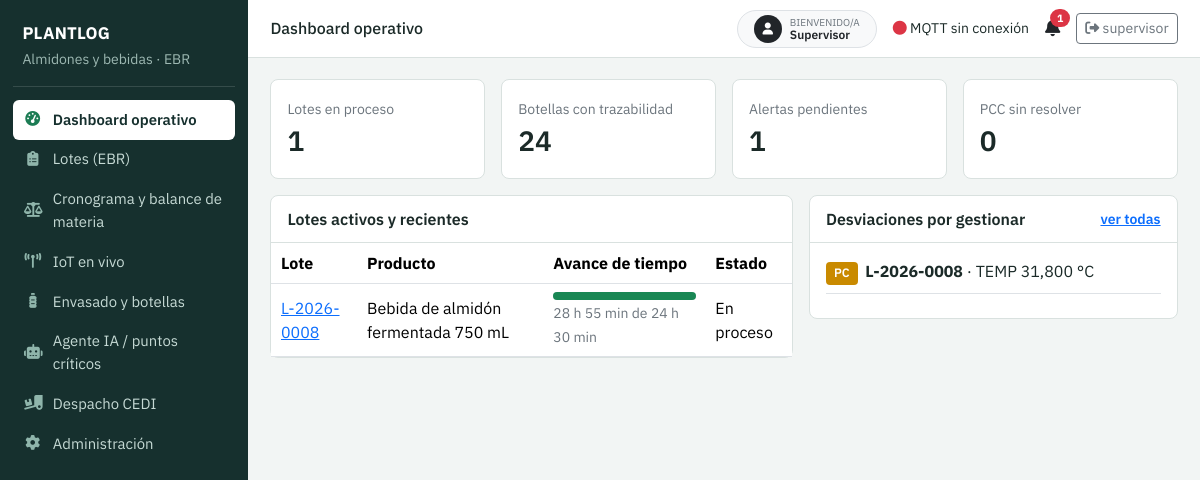
The app's page / (signed in) with its own data.
### mes/models.py (models this page shows, shortened)
class Lote(models.Model):
    ESTADOS = [("PLANIFICADO", "Planificado"), ("EN_PROCESO", "En proceso"), ("ENVASADO", "Envasado"),
               ("FINALIZADO", "Finalizado"), ("DETENIDO", "Detenido")]
    codigo = models.CharField("Código de lote", max_length=40, unique=True)
    orden = models.ForeignKey(OrdenProduccion, on_delete=models.PROTECT, related_name="lotes")
    receta = models.ForeignKey(RecetaProceso, on_delete=models.PROTECT, related_name="lotes")
    fecha_inicio = models.DateTimeField("Fecha y minuto de inicio", default=timezone.now)
    fecha_fin = models.DateTimeField(null=True, blank=True)
    estado = models.CharField(max_length=12, choices=ESTADOS, default="EN_PROCESO")
    class Meta:
        ordering = ["-fecha_inicio"]
        verbose_name, verbose_name_plural = "Lote (EBR)", "Lotes (EBR)"
    @property
    def duracion_real_min(self):
        fin = self.fecha_fin or timezone.now()
        return max(int((fin - self.fecha_inicio).total_seconds() // 60), 0)
    @property
    def duracion_estimada_min(self):
        return self.receta.duracion_estimada_min()
    @property
    def avance_tiempo_pct(self):
        est = self.duracion_estimada_min
        return min(round(self.duracion_real_min / est * 100), 100) if est else 0

class RecetaProceso(models.Model):
    UNIDADES = [("kg", "kg"), ("L", "L")]
    codigo = models.CharField("Código", max_length=40, unique=True, help_text="Ej. ALM-BEB-REC-01-04")
    nombre = models.CharField(max_length=160)
    producto_final = models.CharField(max_length=160)
    tamano_corrida_base = models.DecimalField("Tamaño de corrida base", max_digits=10, decimal_places=2)
    unidad_medida = models.CharField(max_length=3, choices=UNIDADES, default="kg")
    rendimiento_teorico_pct = models.DecimalField("Rendimiento teórico global (%)", max_digits=5, decimal_places=2, default=100)
    class Meta:
        verbose_name, verbose_name_plural = "Receta de proceso", "Recetas de proceso"
    def duracion_estimada_min(self):
        return sum(e.tiempo_total_min for e in self.etapas.all())

class EtapaReceta(models.Model):
    OPERACION, INSPECCION, DEMORA = "OP", "INS", "DEM"
    TIPOS = [(OPERACION, "Operación"), (INSPECCION, "Inspección"), (DEMORA, "Espera / Demora")]  # ASME Y15.3
    receta = models.ForeignKey(RecetaProceso, on_delete=models.CASCADE, related_name="etapas")
    numero = models.PositiveSmallIntegerField("N° de etapa")
    nombre = models.CharField(max_length=160)
    tipo = models.CharField(max_length=3, choices=TIPOS, default=OPERACION)
    equipo = models.ForeignKey(Equipo, null=True, blank=True, on_delete=models.SET_NULL)
    tiempo_trabajo_min = models.PositiveIntegerField("Tiempo de trabajo (min)", default=0)
    tiempo_espera_min = models.PositiveIntegerField("Tiempo de espera (min)", default=0)
    personas_requeridas = models.PositiveSmallIntegerField(default=1)
    rendimiento_esperado_pct = models.DecimalField("Rendimiento esperado (%)", max_digits=5, decimal_places=2, default=100)
    es_pc = models.BooleanField("Punto de Control (PC)", default=False)
    es_pcc = models.BooleanField("Punto Crítico de Control (PCC)", default=False)
    codigo_control = models.CharField("Código PC/PCC", max_length=10, blank=True, help_text="Ej. PC-1, PCC-1")
    especificacion_critica = models.TextField("Especificación crítica / límites", blank=True)
    class Meta:
        ordering = ["receta", "numero"]
        unique_together = [("receta", "numero")]
        verbose_name, verbose_name_plural = "Etapa de receta", "Etapas de receta"
    @property
    def tiempo_total_min(self):
        return self.tiempo_trabajo_min + self.tiempo_espera_min

class AlertaAgenteIA(models.Model):
    ESTADOS = [("PENDIENTE", "Pendiente"), ("APROBADO", "Aprobado"), ("RECHAZADO", "Rechazado")]
    lote = models.ForeignKey(Lote, on_delete=models.CASCADE, related_name="alertas")
    etapa = models.ForeignKey(EtapaReceta, null=True, on_delete=models.SET_NULL)
    variable = models.ForeignKey(Variable, on_delete=models.PROTECT)
    lectura = models.ForeignKey(LecturaProceso, on_delete=models.CASCADE, related_name="alertas")
    tipo_control = models.CharField(max_length=3, choices=LimiteControl.TIPOS, default="PC")
    sentido = models.CharField(max_length=5, blank=True)  # ALTO / BAJO
    explicacion_causa = models.TextField()
    accion_propuesta = models.TextField()
    estado = models.CharField(max_length=10, choices=ESTADOS, default="PENDIENTE", db_index=True)
    auditado_por = models.ForeignKey(settings.AUTH_USER_MODEL, null=True, blank=True, on_delete=models.SET_NULL)
    fecha_aprobacion = models.DateTimeField(null=True, blank=True)
    creada = models.DateTimeField(auto_now_add=True)
    class Meta:
        ordering = ["-creada"]
        verbose_name, verbose_name_plural = "Alerta del agente IA", "Alertas del agente IA"

class Variable(models.Model):
    codigo = models.CharField(max_length=10, unique=True, help_text="TEMP, PH, BRIX, PRESION")
    nombre = models.CharField(max_length=80)
    unidad = models.CharField(max_length=15)

class LecturaProceso(models.Model):
    ORIGENES = [("ESP32", "Sensor ESP32"), ("MANUAL", "Manual")]
    lote = models.ForeignKey(Lote, on_delete=models.CASCADE, related_name="lecturas")
    etapa = models.ForeignKey(EtapaReceta, null=True, blank=True, on_delete=models.SET_NULL)
    variable = models.ForeignKey(Variable, on_delete=models.PROTECT)
    tanque = models.ForeignKey(Tanque, null=True, blank=True, on_delete=models.SET_NULL)
    valor_medido = models.DecimalField(max_digits=10, decimal_places=3)
    timestamp = models.DateTimeField(default=timezone.now, db_index=True)
    origen = models.CharField(max_length=6, choices=ORIGENES, default="ESP32")
    class Meta:
        ordering = ["timestamp"]
        indexes = [models.Index(fields=["lote", "variable", "timestamp"])]

### mes/views.py (the view)
# urls.py: path("", views.dashboard, name="dashboard"),
@login_required
def dashboard(request):
    lotes = Lote.objects.select_related("receta").exclude(estado="FINALIZADO")[:8]
    return render(request, "mes/dashboard.html", {
        "lotes": lotes,
        "n_lotes_activos": Lote.objects.filter(estado="EN_PROCESO").count(),
        "n_botellas": Botella.objects.count(),
        "n_alertas_pcc": AlertaAgenteIA.objects.filter(estado="PENDIENTE", tipo_control="PCC").count(),
        "alertas": AlertaAgenteIA.objects.select_related("lote", "variable").filter(estado="PENDIENTE")[:5],
    })

### mes/context_processors.py (called while the page is built)
def _broker_activo():
    ok = cache.get("mqtt_ok")
    if ok is None:
        try:
            with socket.create_connection((settings.MQTT_BROKER_HOST, settings.MQTT_BROKER_PORT), timeout=0.25):
                ok = True
        except OSError:
            ok = False
        cache.set("mqtt_ok", ok, 15)
    return ok

def estado_global(request):
    if not request.user.is_authenticated:
        return {}
    from .models import AlertaAgenteIA
    return {
        "alertas_pendientes": AlertaAgenteIA.objects.filter(estado="PENDIENTE").count(),
        "mqtt_activo": _broker_activo(),
        "mqtt_host": f"{settings.MQTT_BROKER_HOST}:{settings.MQTT_BROKER_PORT}",
    }

### mes/templatetags/mes_extras.py (called while the page is built)
@register.filter
def hm(minutos):
    try:
        m = int(round(float(minutos)))
    except (TypeError, ValueError):
        return "—"
    return f"{m // 60} h {m % 60:02d} min"

### templates/mes/dashboard.html
{% extends "base.html" %}{% load mes_extras %}
{% block title %}Dashboard{% endblock %}{% block header %}Dashboard operativo{% endblock %}
{% block content %}
<div class="row g-3 mb-3">
  <div class="col-6 col-lg-3"><div class="card-ebr bd p-3"><small class="text-secondary">Lotes en proceso</small><div class="fs-3 fw-semibold">{{ n_lotes_activos }}</div></div></div>
  <div class="col-6 col-lg-3"><div class="card-ebr bd p-3"><small class="text-secondary">Botellas con trazabilidad</small><div class="fs-3 fw-semibold">{{ n_botellas }}</div></div></div>
  <div class="col-6 col-lg-3"><div class="card-ebr bd p-3"><small class="text-secondary">Alertas pendientes</small><div class="fs-3 fw-semibold">{{ alertas_pendientes|default:0 }}</div></div></div>
  <div class="col-6 col-lg-3"><div class="card-ebr bd p-3"><small class="text-secondary">PCC sin resolver</small><div class="fs-3 fw-semibold {% if n_alertas_pcc %}text-danger{% endif %}">{{ n_alertas_pcc }}</div></div></div>
</div>
<div class="row g-3">
  <div class="col-lg-7"><div class="card-ebr"><div class="hd">Lotes activos y recientes</div>
    <table class="table table-sm mb-0"><thead><tr><th>Lote</th><th>Producto</th><th>Avance de tiempo</th><th>Estado</th></tr></thead><tbody>
    {% for l in lotes %}<tr><td><a href="{% url 'mes:lote_control' l.codigo %}">{{ l.codigo }}</a></td><td>{{ l.receta.producto_final }}</td>
      <td style="min-width:140px"><div class="progress" style="height:8px"><div class="progress-bar bg-success" style="width:{{ l.avance_tiempo_pct }}%"></div></div>
        <small class="text-secondary">{{ l.duracion_real_min|hm }} de {{ l.duracion_estimada_min|hm }}</small></td>
      <td>{{ l.get_estado_display }}</td></tr>
    {% empty %}<tr><td colspan="4" class="text-center text-secondary py-4">No hay lotes. Cargue datos con <code>seed_demo</code> o cree uno en Administración.</td></tr>{% endfor %}
    </tbody></table></div></div>
  <div class="col-lg-5"><div class="card-ebr"><div class="hd">Desviaciones por gestionar <a href="{% url 'mes:alertas' %}" class="small">ver todas</a></div>
    <div class="bd">{% for a in alertas %}<div class="mb-2 pb-2 border-bottom"><span class="tag {% if a.tipo_control == 'PCC' %}pcc{% else %}pc{% endif %}">{{ a.tipo_control }}</span>
      <b class="ms-1">{{ a.lote.codigo }}</b> · {{ a.variable.codigo }} {{ a.lectura.valor_medido }} {{ a.variable.unidad }}</div>
    {% empty %}<p class="text-secondary mb-0">Sin desviaciones pendientes.</p>{% endfor %}</div></div></div>
</div>
{% endblock %}

### templates/base.html (shortened to what this page needs)
{% load static %}<!doctype html>
<html lang="es"><head>
<link href="https://cdn.jsdelivr.net/npm/bootstrap@5.3.3/dist/css/bootstrap.min.css" rel="stylesheet">
<link href="https://cdnjs.cloudflare.com/ajax/libs/font-awesome/6.5.2/css/all.min.css" rel="stylesheet">
<link href="{% static 'mes/css/mes.css' %}" rel="stylesheet">
</head><body>
{% with rn=request.resolver_match.url_name dest=request.GET.destino %}
<div class="app">
  <nav class="side" aria-label="Navegación principal">
    <div class="brand"><b>PLANTLOG</b><small>Almidones y bebidas · EBR</small></div>
    <a href="{% url 'mes:dashboard' %}" class="{% if rn == 'dashboard' %}on{% endif %}"><i class="fa-solid fa-gauge-high"></i>Dashboard operativo</a>
    <a href="{% url 'mes:lotes' %}?destino=control" class="{% if rn == 'lote_control' or dest == 'control' %}on{% endif %}"><i class="fa-solid fa-clipboard-list"></i>Lotes (EBR)</a>
    <a href="{% url 'mes:lotes' %}?destino=balance" class="{% if rn == 'balance' or dest == 'balance' %}on{% endif %}"><i class="fa-solid fa-scale-balanced"></i>Cronograma y balance de materia</a>
    <a href="{% url 'mes:lotes' %}?destino=iot" class="{% if dest == 'iot' %}on{% endif %}"><i class="fa-solid fa-tower-broadcast"></i>IoT en vivo</a>
    <a href="{% url 'mes:lotes' %}?destino=envasado" class="{% if rn == 'envasado' or dest == 'envasado' %}on{% endif %}"><i class="fa-solid fa-bottle-water"></i>Envasado y botellas</a>
    <a href="{% url 'mes:alertas' %}" class="{% if rn == 'alertas' %}on{% endif %}"><i class="fa-solid fa-robot"></i>Agente IA / puntos críticos</a>
    <a href="{% url 'mes:cedi' %}" class="{% if rn == 'cedi' %}on{% endif %}"><i class="fa-solid fa-truck-ramp-box"></i>Despacho CEDI</a>
    {% if user.is_staff %}<a href="{% url 'admin:index' %}"><i class="fa-solid fa-gear"></i>Administración</a>{% endif %}
  </nav>
  <div>
    <header class="topbar">
      <h1 class="h6 m-0">{% block header %}Planta piloto UPEC{% endblock %}</h1>
      <div class="d-flex align-items-center gap-3 small">
<div class="d-flex align-items-center gap-2 px-3 py-1 bg-light rounded-pill border">
    <div class="rounded-circle bg-dark text-white d-flex align-items-center justify-content-center" style="width: 28px; height: 28px; font-size: 12px;">
        <i class="fas fa-user"></i>
    </div>
    <div class="d-flex flex-column" style="line-height: 1.1;">
        <span style="font-size: 10px; color: #6c757d; text-transform: uppercase;">Bienvenido/a</span>
        <span style="font-size: 12px; font-weight: 600; color: #212529;">{% if user.is_authenticated %}{{ user.first_name|default:user.username|title }}{% else %}Invitado{% endif %}</span>
    </div>
</div>
        <span title="Broker MQTT {{ mqtt_host }}"><i class="fa-solid fa-circle {% if mqtt_activo %}text-success{% else %}text-danger{% endif %}"></i>
          MQTT {% if mqtt_activo %}conectado{% else %}sin conexión{% endif %}</span>
        <a href="{% url 'mes:alertas' %}" class="text-decoration-none position-relative text-dark" aria-label="Alertas pendientes">
          <span id="badge-alertas" class="badge rounded-pill bg-danger position-absolute top-0 start-100 translate-middle {% if not alertas_pendientes %}d-none{% endif %}">{{ alertas_pendientes|default:0 }}</span>
        </a>
        <form method="post" action="{% url 'logout' %}" class="m-0">{% csrf_token %}
          <button class="btn btn-sm btn-outline-secondary"><i class="fa-solid fa-right-from-bracket"></i> {{ user.username }}</button></form>
      </div>
    </header>
    <main class="main">
      {% block content %}{% endblock %}
    </main>
  </div>
</div>
{% endwith %}
</body></html>

### mes/static/mes/css/mes.css (style rules this page uses)
:root { --ink:#16302e;--ink-2:#21443f;--paper:#f2f5f4;--card:#fff;--line:#d9e1df;--leaf:#1c7c54;--pc:#c98a00;--pcc:#b3261e;--mute:#5d706e;--blue:#2b6a8f }
body { font-family:"IBM Plex Sans",system-ui,-apple-system,"Segoe UI",sans-serif;background:var(--paper);color:#1b2a28;font-variant-numeric:tabular-nums }
.app { display:grid;grid-template-columns:248px 1fr;min-height:100vh }
.side { background:var(--ink);color:#d3e2de;padding:1.1rem .8rem;position:sticky;top:0;height:100vh;overflow:auto }
.side .brand { padding:.2rem .6rem 1rem;border-bottom:1px solid #ffffff22;margin-bottom:.8rem }
.side .brand b { display:block;font-size:1.05rem;color:#fff;letter-spacing:.2px }
.side .brand small { color:#9db8b2 }
.side a { display:flex;gap:.7rem;align-items:center;color:#c5d9d4;text-decoration:none;padding:.55rem .7rem;border-radius:6px;font-size:.93rem }
.side a i { width:1.1rem;text-align:center;color:#8fb5ab }
.side a.on { background:#fff;color:var(--ink);font-weight:600 }
.side a.on i { color:var(--leaf) }
.topbar { display:flex;gap:1rem;align-items:center;justify-content:space-between;background:#fff;border-bottom:1px solid var(--line);padding:.6rem 1.4rem;position:sticky;top:0;z-index:20 }
.main { padding:1.3rem 1.4rem 3rem;max-width:1500px }
.card-ebr { background:var(--card);border:1px solid var(--line);border-radius:8px }
.card-ebr>.hd { padding:.7rem 1rem;border-bottom:1px solid var(--line);font-weight:600;display:flex;justify-content:space-between;align-items:center;gap:.5rem }
.card-ebr>.bd { padding:1rem }
.tag { display:inline-block;padding:.12rem .5rem;border-radius:4px;font-size:.76rem;font-weight:600;color:#fff }
.tag.pc { background:var(--pc) }
.table>:not(caption)>*>* { padding:.5rem .6rem;vertical-align:middle }

### records on screen
Lote: codigo "L-2026-0008", receta.producto_final "Bebida de almidón fermentada 750 mL", duracion_real_min|hm "28 h 55 min", duracion_estimada_min|hm "24 h 30 min", estado "En proceso"
AlertaAgenteIA: tipo_control "PC", lote.codigo "L-2026-0008", variable.codigo "TEMP", lectura.valor_medido "31,800", variable.unidad "°C"

### other values on screen
{{ user.first_name|default:user.username|title }} "Supervisor"
{{ alertas_pendientes|default:0 }} "1"
{{ user.username }} "supervisor"
{{ n_lotes_activos }} "1"
{{ n_botellas }} "24"
{{ n_alertas_pcc }} "0"
